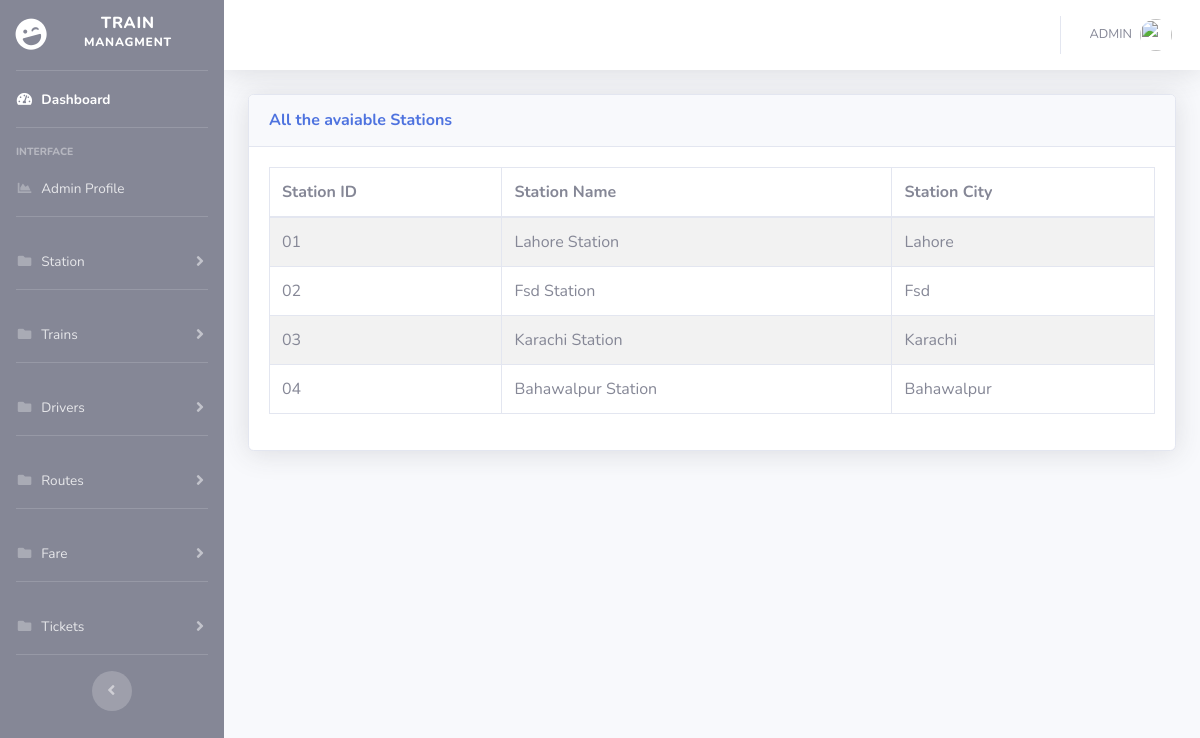
/viewStation.php (signed in), run on the app's committed database.
### tables this page shows
CREATE TABLE `station` (
  `sId` varchar(10) NOT NULL,
  `sName` varchar(20) NOT NULL,
  `sCity` text NOT NULL
);

### viewStation.php (the view, shortened to what this page needs)
<?php
include('includes/header.php');
include('includes/navbar.php');
?>
<div class="container-fluid">
  <div class="card shadow mb-4">
    <div class="card-header py-3">
      <h6 class="m-0 font-weight-bold text-primary">All the avaiable Stations
      </h6>
    </div>
    <div class="card-body">
      <div class="table-responsive">
        <?php
        $servername = "localhost";
        $username = "root";
        $password = "";
        $dbname = "finalproject";
        try {
          $conn = new PDO("mysql:host=$servername;dbname=$dbname", $username, $password);
          $conn->setAttribute(PDO::ATTR_ERRMODE, PDO::ERRMODE_EXCEPTION);
          $conn->setAttribute(PDO::ATTR_ERRMODE, PDO::ERRMODE_EXCEPTION);
          $stmt = $conn->prepare("SELECT * FROM `station`");
          $stmt->execute();
        } catch (PDOException $e) {
          echo "Error: " . $e->getMessage();
        }
        ?>
        <table class="table table-bordered table-striped" id="dataTable" width="100%" cellspacing="0">
          <thead>
            <tr>
              <th> Station ID </th>
              <th> Station Name </th>
              <th> Station City </th>
            </tr>
          </thead>
          <tbody>
            <?php
            foreach ($stmt->fetchAll() as $k => $row) {
            ?>
              <tr>
                <td><?php echo $row['sId']; ?></td>
                <td><?php echo $row['sName']; ?></td>
                <td><?php echo $row['sCity']; ?></td>
              </tr>
            <?php
            }
            ?>
          </tbody>
        </table>
      </div>
    </div>
  </div>
</div>

### data on the page
station: sId "01", sName "Lahore Station", sCity "Lahore"
station: sId "02", sName "Fsd Station", sCity "Fsd"
station: sId "03", sName "Karachi Station", sCity "Karachi"
station: sId "04", sName "Bahawalpur Station", sCity "Bahawalpur"
